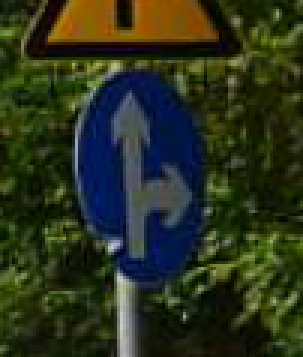
#> input picture proposal/Inputs/Blue Signs/020_0002_j.png, 101 x 119 px (shown 3 times larger); its folder holds only this picture in this run
$ jupyter execute 'Blue Sign Segmentation.ipynb'   (shell and % lines are left out)
#> lines starting #> are read from the running program, lines starting #| are printed output that depends on the picture; after the words box and inside, x2 and y2 are one past the last pixel; in counts of white or black regions, pixels touching at a corner belong together
[cell 1]
import cv2
import numpy as np
import matplotlib.pyplot as plt
from pathlib import Path

[cell 2]
img_dir = Path("Inputs/Blue Signs")

image_extensions = {".jpg", ".jpeg", ".png", ".bmp"}

image_paths = sorted([
    path for path in img_dir.iterdir()
    if path.suffix.lower() in image_extensions
])

images = []

for image_path in image_paths:
    image = cv2.imread(str(image_path))
#> image is the input picture: shape (119, 101, 3); mean B, G, R 28.9, 50.3, 43

    if image is not None:
        images.append(image)
    else:
        print(f"Failed to load: {image_path.name}")

print("Total images loaded:", len(images))
#| Total images loaded: 1

[cell 3]
def remove_small_components(binary_mask, min_area_ratio):

    num_labels, labels, stats, _ = cv2.connectedComponentsWithStats(
        binary_mask,
        connectivity=8 #include 8 directions
    )

    cleaned_mask = np.zeros_like(binary_mask)

    image_area = binary_mask.shape[0] * binary_mask.shape[1]   #shape[0]=image height , shape[1]=image width
    min_area = image_area * min_area_ratio

    for label in range(1, num_labels):  # 0 is background

        area = stats[label, cv2.CC_STAT_AREA] #get the area of connected region

        if area >= min_area:
            cleaned_mask[labels == label] = 255

    return cleaned_mask

[cell 4]
def enhance_img( image):

    image_cvt=cv2.cvtColor(image, cv2.COLOR_BGR2RGB)

    filtered = cv2.bilateralFilter(
        image_cvt,
        d=7,
        sigmaColor=40,
        sigmaSpace=40
    )


    filtered_cvt = cv2.cvtColor(filtered,cv2.COLOR_RGB2HSV)


    h, s, v = cv2.split(filtered_cvt)


    hue_mask = cv2.inRange(
        h,
        99,
        125
    )


    # Adaptive thresholding on Saturation
    saturation_mask = cv2.adaptiveThreshold(
        s,
        255,
        cv2.ADAPTIVE_THRESH_GAUSSIAN_C,
        cv2.THRESH_BINARY,
        91,
        2
    )


    value_mask = cv2.inRange(
        v,
        42,
        255
    )

    # Combine Hue, Saturation and Value masks
    blue_mask = cv2.bitwise_and(
        hue_mask,
        saturation_mask
    )

    blue_mask = cv2.bitwise_and(
        blue_mask,
        value_mask
    )

    blue_mask = remove_small_components(
    blue_mask,
    min_area_ratio=0.05
    )


    # Morphological closing:
    # connects nearby white regions and fills small black gaps
    closing_kernel = cv2.getStructuringElement(
        cv2.MORPH_ELLIPSE,
        (4,4)
    )

    final_mask = cv2.morphologyEx(
        blue_mask,
        cv2.MORPH_CLOSE,
        closing_kernel,
        iterations=1
    )


    return blue_mask , filtered, final_mask

[cell 5]
def get_filled_contour_mask(binary_image):

    contours, hierarchy = cv2.findContours(
        binary_image,
        cv2.RETR_EXTERNAL,
        cv2.CHAIN_APPROX_SIMPLE
    )

    contour_mask = np.zeros_like(binary_image)


    # Select the largest contour as the traffic sign
    largest_contour = max(
        contours,
        key=cv2.contourArea
    )

    hull = cv2.convexHull(largest_contour)

    cv2.drawContours(
        contour_mask,
        [hull],  #cv2.drawContours() expects a collection of contours
        -1,
        255,
        thickness=cv2.FILLED  #thickness: fill the contour
    )

    return contour_mask

[cell 6]
#create empty list to store outputs
filtered=[]
threshold_img=[]
final_img=[]
contour_img=[]
segmented_img=[]

for i in range (len(images)):
    blue_img, filtered_img, final_mask=enhance_img(images[i])

    #contour
    contour_mask = get_filled_contour_mask(
        final_mask
    )

    segmented_image = cv2.bitwise_and(
        images[i],    #need two input images
        images[i],
        mask=contour_mask
    )

    threshold_img.append(blue_img)
    filtered.append(filtered_img)
    final_img.append(final_mask)
    contour_img.append(contour_mask)
    segmented_img.append(segmented_image)
#> this loop made 1 pass
#> closing_kernel in enhance_img on pass 1: [[0, 0, 1, 0], [1, 1, 1, 1], [1, 1, 1, 1], [1, 1, 1, 1]]
#> pass 1, in enhance_img, `h, s, v = cv2.split(filtered_cvt)`:
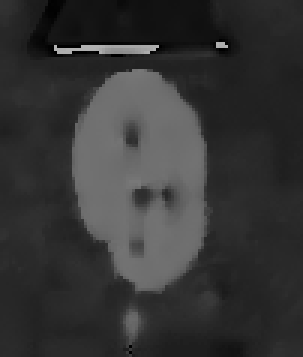
#> h: shape (119, 101) (shown 3 times larger); min 0, max 178, mean 53
#> after the loop:
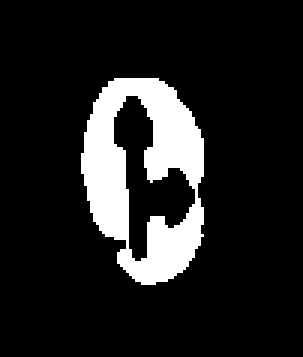
#> final_mask: shape (119, 101) (shown 3 times larger); 13.1% white; 1 white region, box (x1, y1, x2, y2) and area: (27, 26, 68, 95) 1569
#> after the loop, contour_img = 1 item; filtered = 1 item; final_img = 1 item; segmented_img = 1 item; threshold_img = 1 item

[cell 7]
plt.figure(figsize=(21,12))
for i in range (len(filtered)):

    plt.subplot(4,7,i+1)
    plt.imshow(filtered[i])
    plt.title("Filtered image")
    plt.axis('off')
#> this loop made 1 pass

[cell 8]
plt.figure(figsize=(21,12))
for i in range (len(threshold_img)):
    plt.subplot(4,7,i+1)
    plt.imshow(threshold_img[i], cmap='gray')
    plt.title("Addaptive Thresholding")
    plt.axis('off')
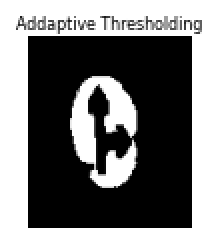
#> figure drawn by matplotlib, 1 panel

[cell 9]
plt.figure(figsize=(21,12))
for i in range (len(final_img)):

    plt.subplot(4,7,i+1)
    plt.imshow(final_img[i],cmap='gray')
    plt.title("Morphological closing")
    plt.axis('off')

[cell 10]
plt.figure(figsize=(21,12))
for i in range (len(contour_img)):

    plt.subplot(4,7,i+1)
    plt.imshow(contour_img[i],cmap='gray')
    plt.title("Filled Contour")
    plt.axis('off')
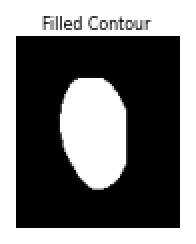
#> figure drawn by matplotlib, 1 panel

[cell 11]
plt.figure(figsize=(21,12))
for i in range (len(segmented_img)):

    plt.subplot(4,7,i+1)
    plt.imshow(cv2.cvtColor(segmented_img[i], cv2.COLOR_BGR2RGB))
    plt.title("Segmented Image")
    plt.axis('off')

    plt.imsave(
    f"result img/00{i + 1}.png",
    segmented_img[i]
    )
#> this loop made 1 pass
#> pass 1, `plt.imsave( f"result img/00{i + 1}.png", segmented_img[i] )`:
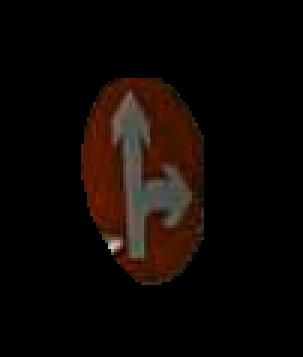
#> saved as 001.png: shape (119, 101, 3) (shown 3 times larger); mean R, G, B 13.9, 7.6, 4.7
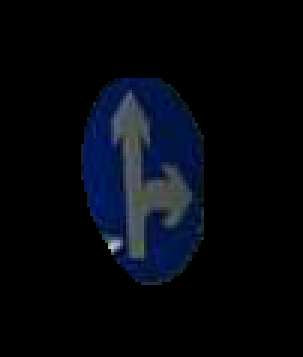
#> shown: shape (119, 101, 3) (shown 3 times larger); mean R, G, B 4.7, 7.6, 13.9

[cell 12]
plt.figure(figsize=(20,112))
for i in range (len(filtered)):


    plt.subplot(28,5,i*5+1)
    plt.imshow(filtered[i])
    plt.title("Filtered image")
    plt.axis('off')
    plt.subplot(28,5,i*5+2)
    plt.imshow(threshold_img[i], cmap='gray')
    plt.title("Adaptive thresholding")
    plt.axis('off')
    plt.subplot(28,5,i*5+3)
    plt.imshow(final_img[i], cmap='gray')
    plt.title("Morphological closing")
    plt.axis('off')
    plt.subplot(28,5,i*5+4)
    plt.imshow(contour_img[i], cmap='gray')
    plt.title("Contour image")
    plt.axis('off')
    plt.subplot(28,5,i*5+5)
    plt.imshow(cv2.cvtColor(segmented_img[i], cv2.COLOR_BGR2RGB))
    plt.title("Segmented image")
    plt.axis('off')
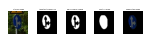
#> figure drawn by matplotlib, 5 panels

$ run again, on proposal/Inputs/Blue Signs/020_0003.png
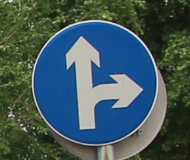
#> input picture proposal/Inputs/Blue Signs/020_0003.png, 190 x 160 px
#> image is the input picture: shape (160, 190, 3); mean B, G, R 90.8, 88.3, 66.4
#| Total images loaded: 1
#> the loop `for i in range (len(images)):` made 1 pass
#> closing_kernel in enhance_img on pass 1: [[0, 0, 1, 0], [1, 1, 1, 1], [1, 1, 1, 1], [1, 1, 1, 1]]
#> after the loop `for i in range (len(images)):`:
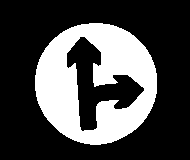
#> final_mask: shape (160, 190); 29.2% white; 1 white region, box (x1, y1, x2, y2) and area: (35, 23, 157, 145) 8874
#> after the loop `for i in range (len(images)):`: contour_img = 1 item
#> the loop `for i in range (len(filtered)): ` made 1 pass
#> the loop `for i in range (len(threshold_img)):` made 1 pass
#> the loop `for i in range (len(final_img)): ` made 1 pass
#> the loop `for i in range (len(contour_img)): ` made 1 pass
#> the loop `for i in range (len(segmented_img)): ` made 1 pass
#> `[cell 11] plt.figure(figsize=(21,12)) for i in range (len(segmented_im..`:
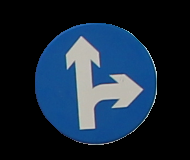
#> shown: shape (160, 190, 3); mean R, G, B 23.9, 40.4, 58.2
#> the loop `for i in range (len(filtered)):  ` made 1 pass
